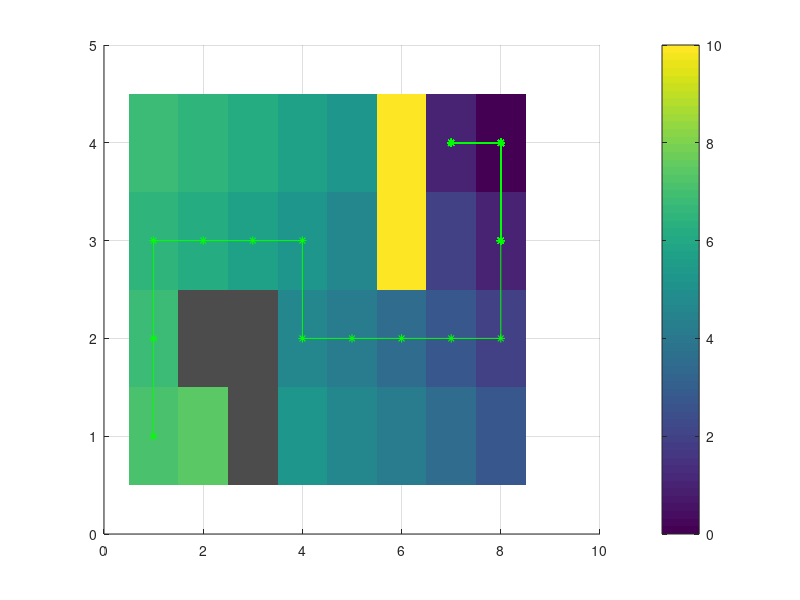
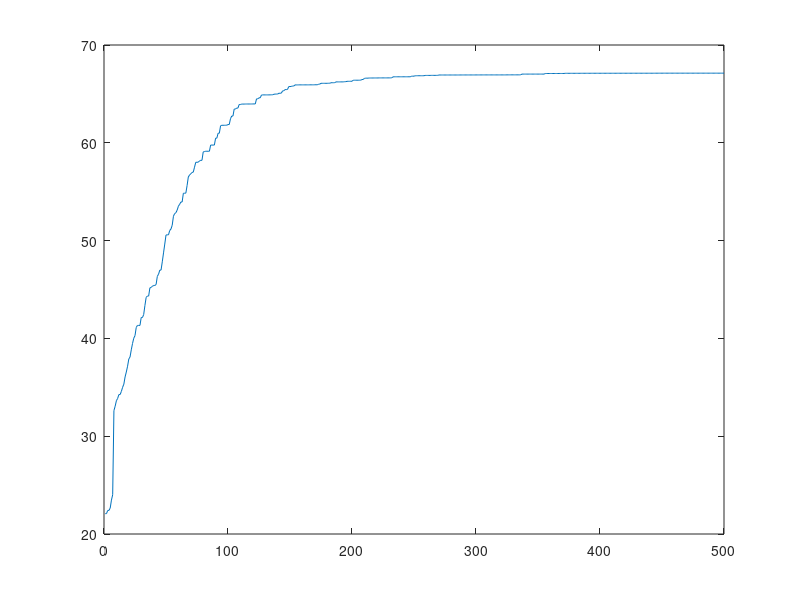

Here is the MATLAB script that generated these plots, in order:
function grid_world_sarsa_qlearning
    close all
    clear all

    %grid world
    x=1:1:8;
    y=1:1:4;
    
    [X, Y] =meshgrid(x,y);
    Z = 0*X;

    use_pits = true;

    %add the obstacle positions
    xyobs{1} = [2,2];
    xyobs{2} = [3,1];
    xyobs{3} = [3,2];

    if use_pits==true
        xypits{1} = [6,3];
        xypits{2} = [6,4];    
    else
        xyobs{4} = [6,2];
        xyobs{5} = [6,3];
        xyobs{6} = [6,4];
        xyobs{7} = [7,2];
        xypits=[];
    end

    xd = [8,4];

    %create the grid world
    grid_world = create_grid_world(X,Y,Z,xyobs,xypits);
    %plot_grid_world(grid_world)

    [m n] = size(Z);
    Q=0*repmat(randn(m,n),1,1,5);

    Qlast = Q;

    Qc.X=X;%q-function x-grid points
    Qc.Y=Y;%q-function y-grid points
    Qc.Q=Q;%q-function

    [m n] = size(Z);

    %desired final state
    grid_world.xd = xd;

    %discout factor
    gamma = 0.9;

    N = 40;% number of episode time steps
    alpha = 0.5; %learning rate
    % 0 SARSA 1 Q-learning
    use_qlearning = 1;
    i=1;
    M = 500;%number of iterations (fill this in)
    J_norms = zeros(M, 1)
    for j=1:M
        j
        x0 = getRandomState(Qc, grid_world, xd); %get random initial state (fill this in)
        % epsilon = 0.2;%epsilon for eps-greedy approach
        epsilon = 1/(j+2);
        for k=1:N
                xsave(:,k) = x0;
                a0= get_action(Qc,x0,epsilon); %get the action
                x1=dynamics(x0,a0,grid_world);  %simulate forward
                a1= get_action(Qc,x1,epsilon); %get the action at the next time-step
                Qc = td_update(x0,a0,x1,a1,Qc,gamma,alpha,xd,grid_world,use_qlearning);%temporal difference update function
                x0 = x1;
        end
        J = cost_to_go(Qc);% get the cost-to-go
        J_norms(j) = norm(J(:));
        figure(1)
        hold on
        imagesc(X(1,:), Y(:,1), J)
        plot(xsave(1,:),xsave(2,:),'r')% plot the cost-to-go
        colorbar
        grid on
        drawnow;
        hold off      

        Q = Qc.Q;
        eQ = abs(Q(:)-Qlast(:));%look at the q-function error between iterations
        normQ(i) = norm(Q(:));
        i = i + 1;
        eQ = max(eQ);
        Qlast = Qc.Q;
      
    end
    figure(1)
    hold on
    plot_obstacles(grid_world) %plot the ostacles
    hold off

%     figure(1)
%     J= J(:);
%     for i=1:length(J)
%         text(X(i),Y(i),num2str(J(i),2))
%     end

    figure(2)
    plot(normQ); %plot the iteration Q-function norm error

    x0=[1;1];%intial conditions
    epsilon = 0;
    %simulate the policy from the initial conditions
   for k=1:100
        xsave(:,k) = x0;
        a0= get_action(Qc,x0,epsilon);
        x1=dynamics(x0,a0,grid_world);  
        x0 = x1;
   end
   figure(1)
   hold on
   plot(xsave(1,:),xsave(2,:),'*-g')%plot the trajectory for the optimal policy
   hold off
end

% ===================================================================
% Plot the grid world
% ===================================================================
function plot_grid_world(grid_world)
    xs = grid_world.X(1,:);
    ys = grid_world.Y(:,1);
    dx = grid_world.dx;
    dy = grid_world.dy;
    xg = linspace(xs(1)-dx,xs(end)+dx,length(xs)+1);
    yg = linspace(ys(1)-dy,ys(end)+dy,length(ys)+1);
    hi = imagesc(xs,ys,grid_world.Z); 
    set(gca,'YDir','normal');
    hold on
    hm = mesh(xg,yg,zeros([length(ys) length(xs)]+1));
    hm.FaceColor = 'none';
    hm.EdgeColor = 'k';
end

% ===================================================================
% plot obstacles
% ===================================================================
function plot_obstacles(grid_world)
     inds = find(grid_world.Z>0);
     dx = 0.5;
     dy = 0.5;
     occxs=grid_world.X(inds);
     occys=grid_world.Y(inds);
     for i=1:length(inds)
        xp=[occxs(i)-dx occxs(i)-dx occxs(i)+dx occxs(i)+dx];
        yp=[occys(i)-dy occys(i)+dy occys(i)+dy occys(i)-dy];
        patch(xp,yp,[1 1 1]*.3,'LineStyle','None')
     end
end

function k = find_index(x,y,X,Y)
    inds = find(X==x(1));
    ind = find(Y(inds)==y);
    k = inds(ind);
end

% ===================================================================
% Create the grid world
% ===================================================================
function grid_world = create_grid_world(X,Y,Z,xyobs,xypits)
    grid_world.X = X;
    grid_world.Y = Y;
    grid_world.Z = Z;
    xs = grid_world.X(1,:);
    ys = grid_world.Y(:,2);
    grid_world.dx = abs(xs(2)-xs(1))/2;
    grid_world.dy = abs(ys(2)-ys(1))/2; 
    grid_world.max_x = max(X(:));
    grid_world.max_y = max(Y(:));
    grid_world.min_x = min(X(:));
    grid_world.min_y = min(Y(:));
    for i=1:length(xyobs)
        Z(find_index(xyobs{i}(1),xyobs{i}(2),X,Y)) = 1;
    end
    grid_world.Z = Z;
    P=Z*0;
    for i=1:length(xypits)
        P(find_index(xypits{i}(1),xypits{i}(2),X,Y)) = 1;
    end
    grid_world.P = P;
end

% ===================================================================
% Check if state is occupied
% ===================================================================
function ret = check_occupied(x,grid_world)
    inds = find(grid_world.Z>0);
    occxs=grid_world.X(inds);
    occys=grid_world.Y(inds);
    ret = 0;
    for i=1:length(occxs)
        if (x(1)==occxs(i))
                if (x(2)==occys(i))
                    ret = 1;
                end
        end
    end
end

function ret = check_pits(x,grid_world)
    inds = find(grid_world.P>0);
    occxs=grid_world.X(inds);
    occys=grid_world.Y(inds);
    ret = 0;
    for i=1:length(occxs)
        if (x(1)==occxs(i))
                if (x(2)==occys(i))
                    ret = 1;
                end
        end
    end
end

% ===================================================================
% Update the Q-function using the temporal difference error (fill this in)
% ===================================================================
function Qc = td_update(x0,a0,x1,a1,Qc,gamma,alpha,xd, grid_world, use_qlearning)
    % 获取当前Q值
    current_Q = get_q_factor(x0, a0, Qc);
    
    % 计算即时成本（处理目标状态和陷阱）
    g = cost_function(x0, xd, grid_world);
    
    % 判断是否为终止状态
    is_terminal = isequal(x0,xd) || check_pits(x0,grid_world);
    
    if is_terminal
        target = g;
    else
        if use_qlearning
            % Q-learning: 选择下一状态的最小Q值（因是最小化问题）
            q_values = arrayfun(@(a) get_q_factor(x1,a,Qc), 0:4);
            target = g + gamma * min(q_values);
        else
            % SARSA: 使用实际采取的下一动作Q值
            next_Q = get_q_factor(x1,a1,Qc);
            target = g + gamma * next_Q;
        end
    end
    
    % 执行Q值更新
    updated_Q = current_Q + alpha * (target - current_Q);
    Qc = set_q_factor(x0, a0, updated_Q, Qc);
end

% ===================================================================
% Get a random state
% ===================================================================
function x = getRandomState(Qc,grid_world,xd)
    ret = 1;
    x = xd;
    while (ret==1) || (norm(x-xd)==0)
        randidx = randi(length(Qc.X(:)));
        x(1) = Qc.X(randidx);
        x(2) = Qc.Y(randidx);
        ret=check_occupied(x,grid_world);
    end
end


% ===================================================================
% Get the Q-factor for state x and action a
% ===================================================================
function Q0= get_q_factor(x,a,Q)
    [i,j0]=find(Q.X==x(1));
    [i,j]=find(Q.Y(:,j0(1))==x(2));
    Q0=Q.Q(i,j0(1),a+1);
end

% ===================================================================
% Set the q-factor for state x and action a
% ===================================================================
function Q= set_q_factor(x,a,Q0,Q)
    [i,j0]=find(Q.X==x(1));
    [i,j]=find(Q.Y(:,j0(1))==x(2));
    Q.Q(i,j0(1),a+1)=Q0;
end

% ===================================================================
% compute the cost-to-go from the q-factor
% ===================================================================
function J = cost_to_go(Q)

    [J, ind]= min(Q.Q,[],3);
   
end

% ===================================================================
% Define the one step cost.
% ===================================================================
function g = cost_function(x,xd,grid_world)
    if(x(1)==xd(1) && x(2)==xd(2))
        g=0;
    elseif check_pits(x,grid_world)==1  
        g=10;
    else
        g=1;
    end
end

% ===================================================================
% Dynamics model for grid world. 
% ===================================================================
function x = dynamics(x,u,grid_world)
        if x==grid_world.xd
            x = grid_world.xd;
        elseif check_pits(x,grid_world) == 1
            x = x;
        else
            switch(u)
                case 0
                    x=x;        
                case 1
                    x(1)=x(1)+1;
                    ret = check_occupied(x,grid_world);
                    if ret ==1
                        x(1) = x(1)-1;
                    end
                case 2
                    x(1)=x(1)-1;
                    ret = check_occupied(x,grid_world);
                    if ret ==1
                        x(1) = x(1)+1;
                    end
                case 3
                    x(2)=x(2)+1;
                    ret = check_occupied(x,grid_world);
                    if ret ==1
                        x(2) = x(2)-1;
                    end
                case 4            
                    x(2)=x(2)-1;
                    ret = check_occupied(x,grid_world);
                    if ret ==1
                        x(2) = x(2)+1;
                    end
            end
            x = applyBounds(x,grid_world);
        end
end

% ===================================================================
% Keep state in grid world bounds
% ===================================================================
function x = applyBounds(x,grid_world)
    if(x(1)<grid_world.min_x)
        x(1)=grid_world.min_x;
    end
    if(x(1)>grid_world.max_x)
        x(1)=grid_world.max_x;
    end
    if(x(2)<grid_world.min_y)
        x(2)=grid_world.min_y;
    end
    if(x(2)>grid_world.max_y)
        x(2)=grid_world.max_y;
    end
end

% ===================================================================
% Compute the policy given from a particular state using the optimal
% q-factor (fill this in)
% ===================================================================
function a= get_action(Q,x,epsilon)
    % 获取所有动作的Q值
    q_values = arrayfun(@(a) get_q_factor(x,a,Q), 0:4);
    
    % 以epsilon概率随机探索
    if rand < epsilon
        a = randi(5)-1; % 随机选择0-4
    else
        % 选择最小Q值动作（因是最小化问题）
        [~, idx] = min(q_values);
        a = idx-1; % 转换为0-based索引
        
        % 处理多个最优动作的情况
        min_val = min(q_values);
        best_actions = find(q_values == min_val);
        a = best_actions(randi(length(best_actions))) - 1;
    end
end
